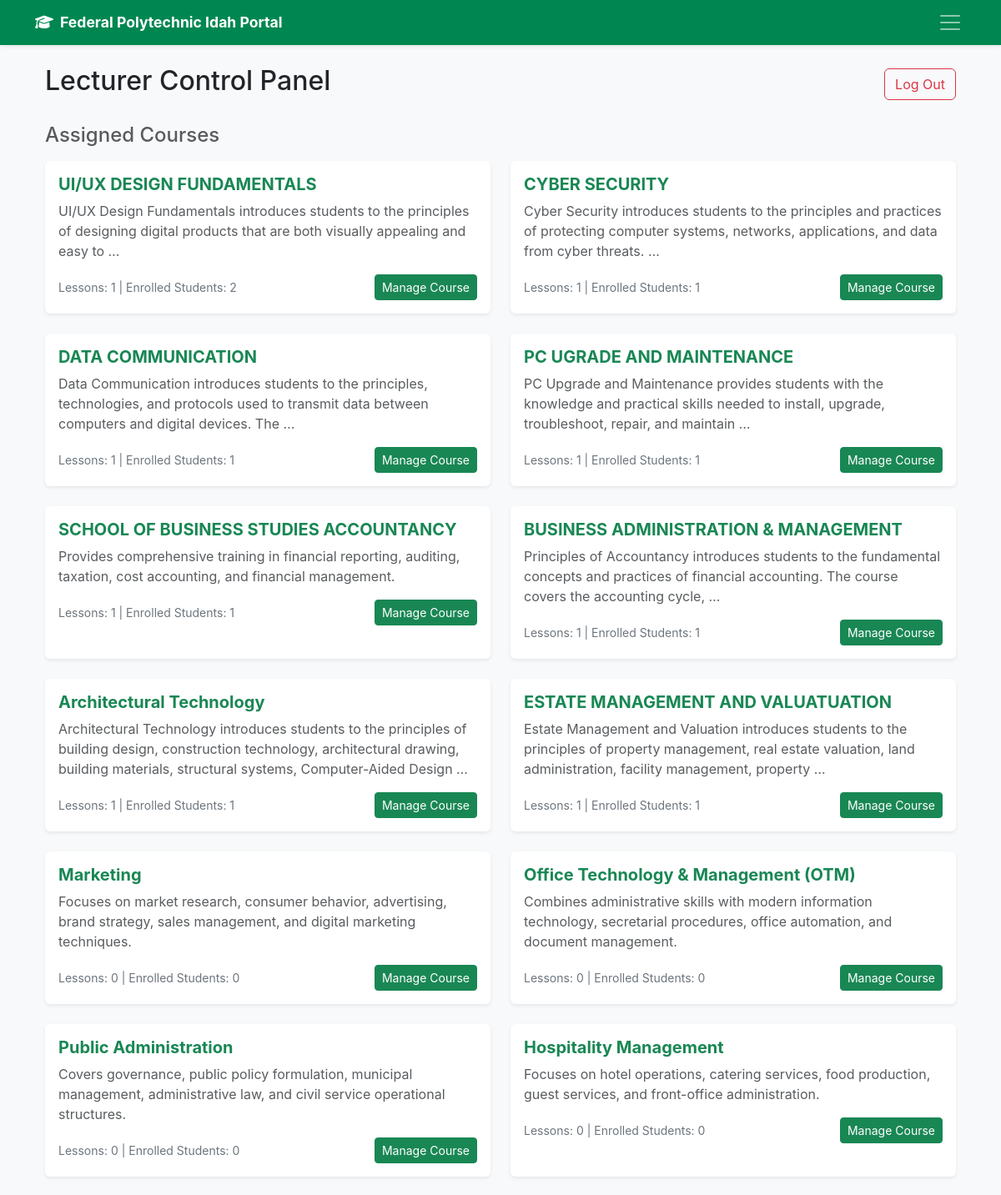
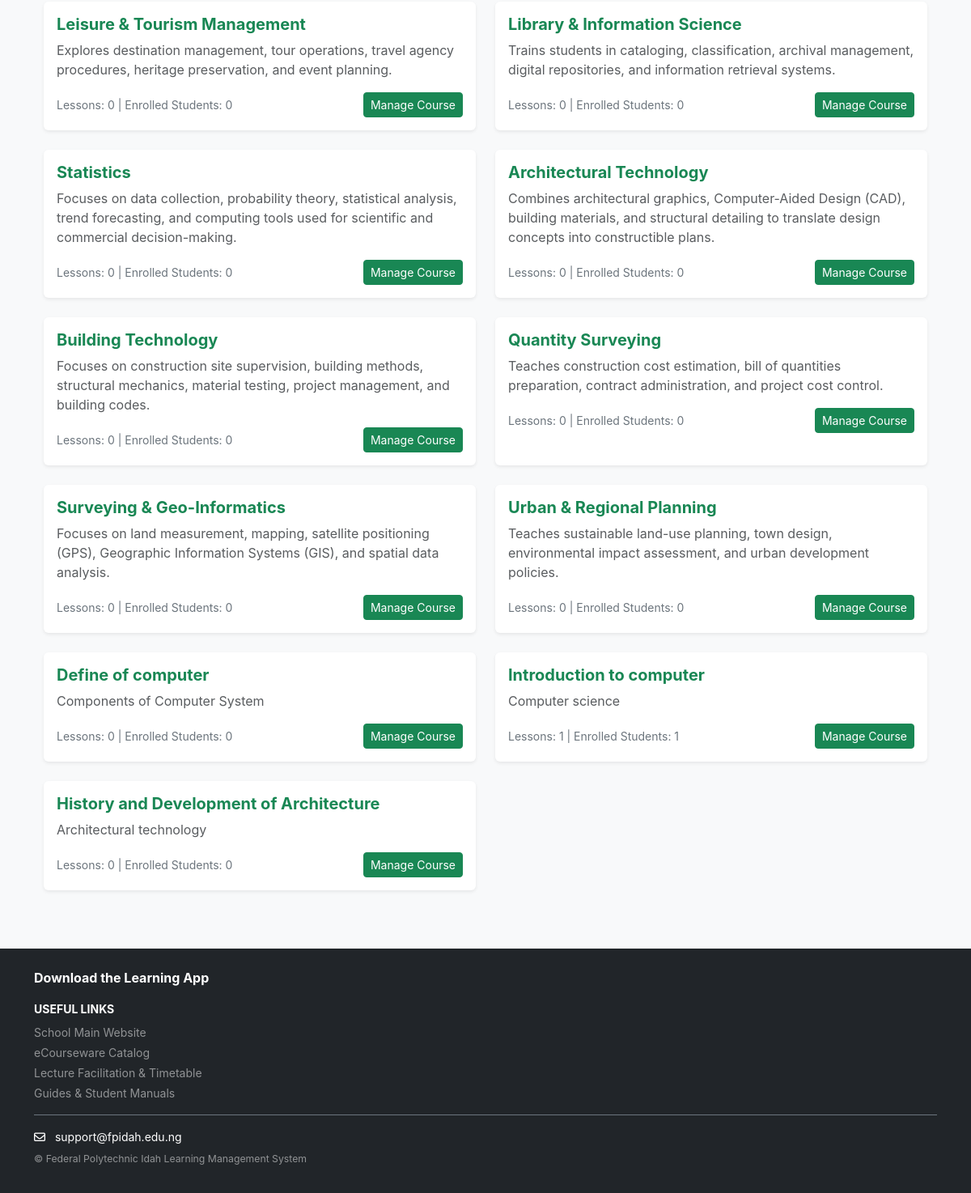
Page /instructor/dashboard/ (signed in) on the committed database (2 pictures, top to bottom).
### academy/models.py (models this page shows, shortened)
class Course(models.Model):
    price = models.DecimalField(max_digits=10, decimal_places=2, default=5000.00)
    title = models.CharField(max_length=200)
    description = models.TextField()
    instructor = models.ForeignKey(
        User,
        on_delete=models.SET_NULL,
        null=True,
        blank=True,
        related_name="courses_taught",
        limit_choices_to={"is_staff": True},
    )
    course_pdf = models.FileField(
        upload_to="course_pdfs/", blank=True, null=True
    )
    created_at = models.DateTimeField(auto_now_add=True)

### academy/views.py (the view)
@login_required
@user_passes_test(is_instructor)
def instructor_dashboard(request):
    if request.user.is_superuser:
        courses = Course.objects.all()
    else:
        courses = Course.objects.filter(instructor=request.user)
    return render(
        request,
        "academy/instructor_dashboard.html",
        {"courses": courses},
    )

### academy/views.py (called while the page is built)
def is_instructor(user):
    return user.is_authenticated and (user.is_staff or user.is_superuser)

### academy/templates/academy/instructor_dashboard.html (shortened to what this page needs)
{% extends 'academy/base.html' %}
{% block content %}
<div class="container my-4">
    <div class="d-flex justify-content-between align-items-center mb-4">
        <h2>Lecturer Control Panel</h2>
        <form action="{% url 'logout' %}" method="post" class="m-0">
            <button type="submit" class="btn btn-outline-danger">Log Out</button>
        </form>
    </div>
    <h4 class="text-muted mb-3">Assigned Courses</h4>
    <div class="row">
        {% for course in courses %}
        <div class="col-md-6 mb-4">
            <div class="card shadow-sm border-0 h-100">
                <div class="card-body">
                    <h5 class="card-title fw-bold text-success">{{ course.title }}</h5>
                    <p class="card-text text-muted">{{ course.description|truncatewords:20 }}</p>
                    <div class="d-flex justify-content-between align-items-center mt-3">
                        <small class="text-secondary">
                            Lessons: {{ course.lessons.count }} | Enrolled Students: {{ course.enrollments.count }}
                        </small>
                        <a href="{% url 'instructor_course_manage' course.id %}" class="btn btn-success btn-sm">
                            Manage Course
                        </a>
                    </div>
                </div>
            </div>
        </div>
        {% empty %}
        <div class="col-12">
            <div class="alert alert-info">
                No courses are currently assigned to your account. Please contact the administrator.
            </div>
        </div>
        {% endfor %}
    </div>
</div>
{% endblock %}

### academy/templates/academy/base.html (shortened to what this page needs)
<!DOCTYPE html>
<html lang="en">
<head>
    <link href="https://cdn.jsdelivr.net/npm/bootstrap@5.3.0/dist/css/bootstrap.min.css" rel="stylesheet">
    <link rel="stylesheet" href="https://cdnjs.cloudflare.com/ajax/libs/font-awesome/6.4.0/css/all.min.css">
</head>
<body class="bg-light">
    <nav class="navbar navbar-dark bg-success mb-4 shadow-sm" style="background-color: var(--brand-green) !important;">
        <div class="container d-flex justify-content-between align-items-center">
            <a class="navbar-brand brand-title d-flex align-items-center gap-2" href="{% if user.is_superuser %}/admin/{% elif user.is_staff %}{% url 'instructor_dashboard' %}{% else %}{% url 'course_list' %}{% endif %}">
                <i class="fa-solid fa-graduation-cap"></i> Federal Polytechnic Idah Portal
            </a>
            <button class="navbar-toggler border-0 shadow-none p-1" type="button" data-bs-toggle="offcanvas" data-bs-target="#mobileAppDrawer" aria-controls="mobileAppDrawer">
                <span class="navbar-toggler-icon"></span>
            </button>
        </div>
    </nav>
    <div class="container mb-5">
        {% block content %}
        {% endblock %}
    </div>
    <footer class="site-footer bg-dark text-white pt-4 pb-3 mt-auto">
        <div class="container">
            <p class="fw-bold mb-3 fs-6">Download the Learning App</p>
            <p class="fw-bold mb-2 small text-uppercase">Useful Links</p>
            <div class="d-flex flex-column gap-1 small mb-3">
                <a href="#" class="text-white-50 text-decoration-none">School Main Website</a>
                <a href="#" class="text-white-50 text-decoration-none">eCourseware Catalog</a>
                <a href="#" class="text-white-50 text-decoration-none">Lecture Facilitation & Timetable</a>
                <a href="#" class="text-white-50 text-decoration-none">Guides & Student Manuals</a>
            </div>
            <div class="pt-3 border-top border-secondary small">
                <p class="mb-1"><i class="fa-regular fa-envelope me-2"></i> support@fpidah.edu.ng</p>
                <p class="mt-2 text-white-50 small">&copy; Federal Polytechnic Idah Learning Management System</p>
            </div>
        </div>
    </footer>
</body>
</html>

### academy/templates/academy/base.html (style rules this page uses)
:root { --brand-green: #008751; }
body { font-family: -apple-system, BlinkMacSystemFont, "Segoe UI", Roboto, Helvetica, Arial, sans-serif; }
.brand-title { font-weight: 700; font-size: 1.1rem; color: #ffffff !important; text-decoration: none; }

### rows in the picture
Course: title "UI/UX DESIGN FUNDAMENTALS", description "UI/UX Design Fundamentals introduces students to the principles of designing digital products that are both visually appealing and easy to …", lessons.count "1", enrollments.count "2"
Course: title "CYBER SECURITY", description "Cyber Security introduces students to the principles and practices of protecting computer systems, networks, applications, and data from cyber threats. …", lessons.count "1", enrollments.count "1"
Course: title "DATA COMMUNICATION", description "Data Communication introduces students to the principles, technologies, and protocols used to transmit data between computers and digital devices. The …", lessons.count "1", enrollments.count "1"
Course: title "PC UGRADE AND MAINTENANCE", description "PC Upgrade and Maintenance provides students with the knowledge and practical skills needed to install, upgrade, troubleshoot, repair, and maintain …", lessons.count "1", enrollments.count "1"
Course: title "SCHOOL OF BUSINESS STUDIES ACCOUNTANCY", description "Provides comprehensive training in financial reporting, auditing, taxation, cost accounting, and financial management.", lessons.count "1", enrollments.count "1"
Course: title "BUSINESS ADMINISTRATION & MANAGEMENT", description "Principles of Accountancy introduces students to the fundamental concepts and practices of financial accounting. The course covers the accounting cycle, …", lessons.count "1", enrollments.count "1"
Course: title "Architectural Technology", description "Architectural Technology introduces students to the principles of building design, construction technology, architectural drawing, building materials, structural systems, Computer-Aided Design …", lessons.count "1", enrollments.count "1"
Course: title "ESTATE MANAGEMENT AND VALUATUATION", description "Estate Management and Valuation introduces students to the principles of property management, real estate valuation, land administration, facility management, property …", lessons.count "1", enrollments.count "1"
Course: title "Marketing", description "Focuses on market research, consumer behavior, advertising, brand strategy, sales management, and digital marketing techniques.", lessons.count "0", enrollments.count "0"
Course: title "Office Technology & Management (OTM)", description "Combines administrative skills with modern information technology, secretarial procedures, office automation, and document management.", lessons.count "0", enrollments.count "0"
Course: title "Public Administration", description "Covers governance, public policy formulation, municipal management, administrative law, and civil service operational structures.", lessons.count "0", enrollments.count "0"
Course: title "Hospitality Management", description "Focuses on hotel operations, catering services, food production, guest services, and front-office administration.", lessons.count "0", enrollments.count "0"
Course: title "Leisure & Tourism Management", description "Explores destination management, tour operations, travel agency procedures, heritage preservation, and event planning.", lessons.count "0", enrollments.count "0"
Course: title "Library & Information Science", description "Trains students in cataloging, classification, archival management, digital repositories, and information retrieval systems.", lessons.count "0", enrollments.count "0"
Course: title "Statistics", description "Focuses on data collection, probability theory, statistical analysis, trend forecasting, and computing tools used for scientific and commercial decision-making.", lessons.count "0", enrollments.count "0"
Course: title "Architectural Technology", description "Combines architectural graphics, Computer-Aided Design (CAD), building materials, and structural detailing to translate design concepts into constructible plans.", lessons.count "0", enrollments.count "0"
Course: title "Building Technology", description "Focuses on construction site supervision, building methods, structural mechanics, material testing, project management, and building codes.", lessons.count "0", enrollments.count "0"
Course: title "Quantity Surveying", description "Teaches construction cost estimation, bill of quantities preparation, contract administration, and project cost control.", lessons.count "0", enrollments.count "0"
Course: title "Surveying & Geo-Informatics", description "Focuses on land measurement, mapping, satellite positioning (GPS), Geographic Information Systems (GIS), and spatial data analysis.", lessons.count "0", enrollments.count "0"
Course: title "Urban & Regional Planning", description "Teaches sustainable land-use planning, town design, environmental impact assessment, and urban development policies.", lessons.count "0", enrollments.count "0"
Course: title "Define of computer", description "Components of Computer System", lessons.count "0", enrollments.count "0"
Course: title "Introduction to computer", description "Computer science", lessons.count "1", enrollments.count "1"
Course: title "History and Development of Architecture", description "Architectural technology", lessons.count "0", enrollments.count "0"
